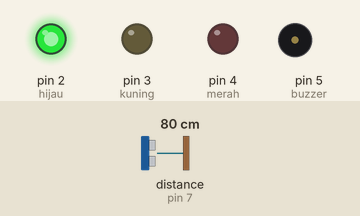
Bench run of a sketch on a simulated Arduino Uno, built with avr-gcc and run on an emulated ATmega328P. On the bench: output pins drawn as LEDs (lit = HIGH), buzzer (waves = sounding, pin HIGH). Wiring (inferred from the names in the program): ultrasonic range finder: trigger pin 6; echo pin 7. The test bench sets the inputs (shaded band); at power-on: distance to the obstacle (sensor on pin 7) 80 cm. The echo pulse lasts 58.3 µs per cm; pins used as bus, display or sensor lines are not drawn.

Above: at 1.2 s.
1.3 s: distance to the obstacle (sensor on pin 7) set to 18 cm
2.8 s: distance to the obstacle (sensor on pin 7) set to 14 cm
At 3.1 s:
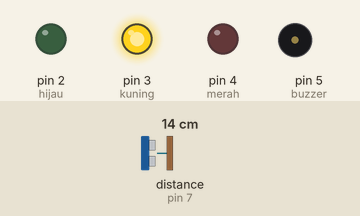
4.3 s: distance to the obstacle (sensor on pin 7) set to 11 cm
5.8 s: distance to the obstacle (sensor on pin 7) set to 8 cm
At 6.5 s:
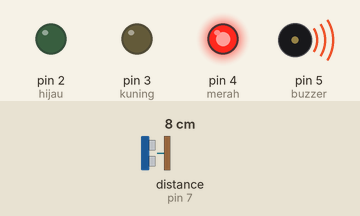
7.3 s: distance to the obstacle (sensor on pin 7) set to 35 cm
At 7.7 s:
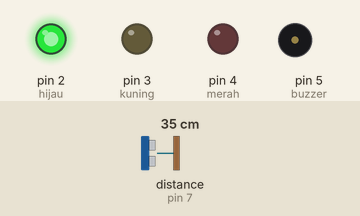
8.8 s: distance to the obstacle (sensor on pin 7) set to 2 cm
At 10.0 s:
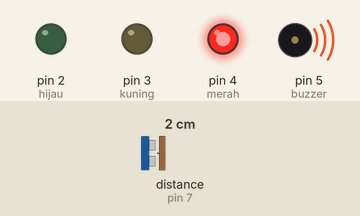
Timing chart, 0 to 11.3 s (numbered marks = the images above; inputs shaded):
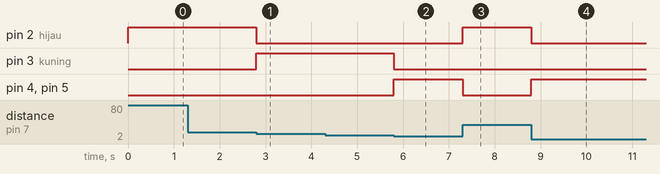

The sketch:

sketch_nov08a.ino
```cpp
//Deklarasi PIN
int trig = 6;
int echo = 7;
long durasi, jarak;
int merah = 4;
int kuning = 3;
int hijau = 2;
int buzzer = 5;

void setup(){
  pinMode(trig, OUTPUT);
  pinMode(echo, INPUT);
  pinMode(merah, OUTPUT);
  pinMode(kuning, OUTPUT);
  pinMode(hijau, OUTPUT);
  pinMode(buzzer, OUTPUT);
  Serial.begin(9600);
}
void loop(){
  digitalWrite(trig, LOW);
  delayMicroseconds(8);
  digitalWrite(trig, HIGH);
  delayMicroseconds(8);
  digitalWrite(trig, LOW);
  delayMicroseconds(8);
  durasi = pulseIn(echo, HIGH);
  jarak = (durasi / 2) / 29.1;
  if(jarak >= 16){
    digitalWrite(hijau, HIGH);
    digitalWrite(merah, LOW);
    digitalWrite(kuning, LOW);
    digitalWrite(buzzer, LOW);
  }else if((jarak > 8)&&(jarak < 16)){
    digitalWrite(hijau, LOW);
    digitalWrite(merah, LOW);
    digitalWrite(kuning, HIGH);
    digitalWrite(buzzer, LOW);
  }else{
    digitalWrite(hijau, LOW);
    digitalWrite(merah, HIGH);
    digitalWrite(kuning, LOW);
    digitalWrite(buzzer, HIGH);
  }
}
```

Measured:
- the behaviour switches between 17 and 16 cm on distance to the obstacle (sensor on pin 7) (found by bisection; images 0 and 1)
- the behaviour switches between 10 and 9 cm on distance to the obstacle (sensor on pin 7) (found by bisection; images 1 and 2)
- after the input at 1.3 s, every drawn part: stays the same
- after the input at 2.8 s, pin 2 (hijau): HIGH → LOW at once; pin 3 (kuning): LOW → HIGH at once
- after the input at 4.3 s, every drawn part: stays the same
- after the input at 5.8 s, pin 3 (kuning): HIGH → LOW at once; pin 4 (merah), pin 5 (buzzer): LOW → HIGH at once
- after the input at 7.3 s, pin 2 (hijau): LOW → HIGH at once; pin 4 (merah), pin 5 (buzzer): HIGH → LOW at once
- after the input at 8.8 s, pin 2 (hijau): HIGH → LOW at once; pin 4 (merah), pin 5 (buzzer): LOW → HIGH at once
